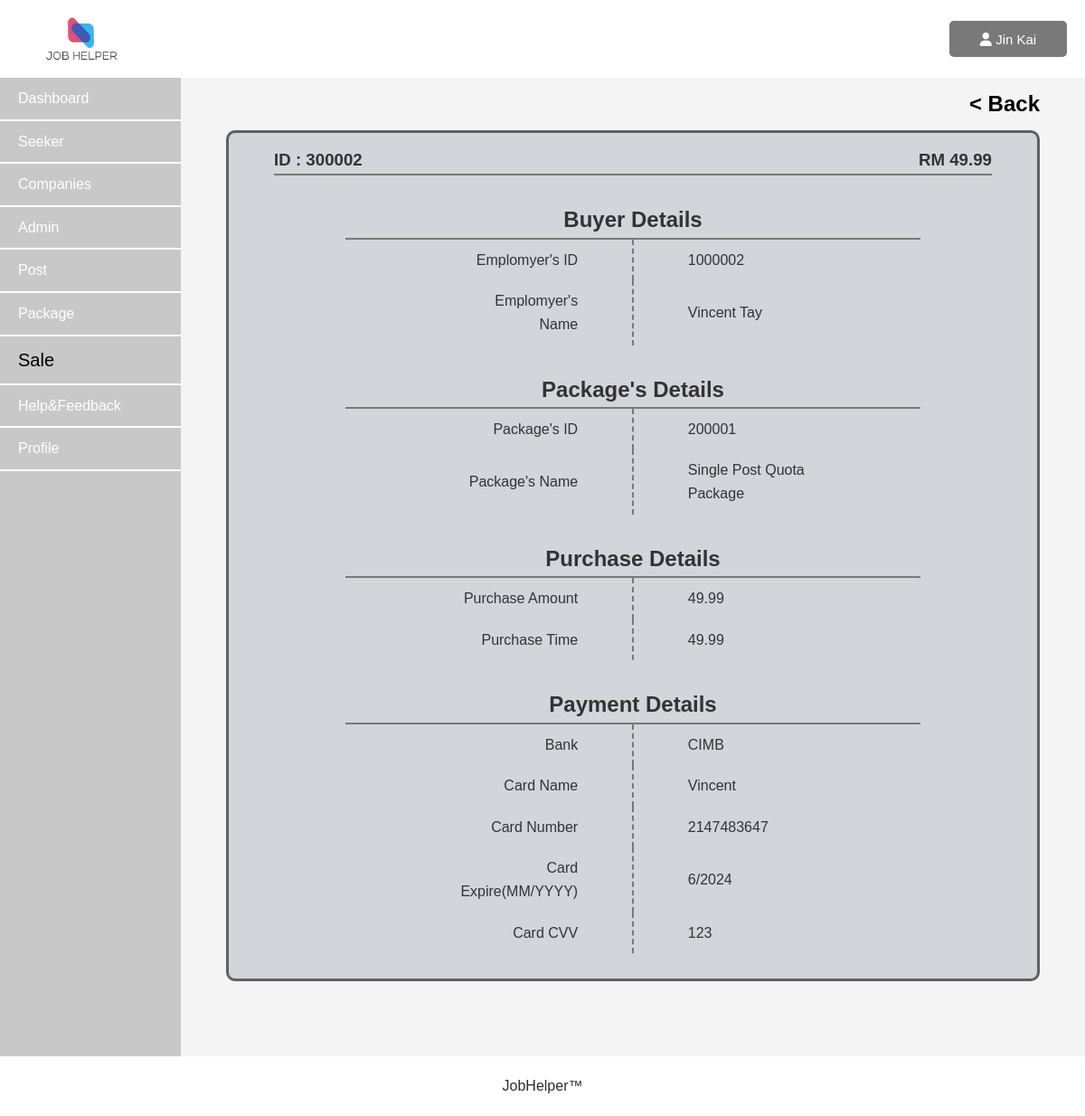
Page /Admin/Asaledetail.php?saleid=300002 (signed in) on the committed database.
### tables this page shows
CREATE TABLE `sale` 
   (
        `sale_id` int(11) PRIMARY KEY NOT NULL AUTO_INCREMENT,
        `purchase_amount` decimal(10,2) NOT NULL,
        `purchase_time` datetime NOT NULL DEFAULT current_timestamp(),
        `payment_status` varchar(10) NOT NULL,
        `employer_id` int(11) NOT NULL,
        `package_id` int(6) NOT NULL,
        `bank` varchar(100) DEFAULT NULL,
        `card_name` varchar(200) DEFAULT NULL,
        `card_number` int(11) DEFAULT NULL,
        `card_expire_year` int(11) DEFAULT NULL,
        `card_expire_month` int(11) DEFAULT NULL,
        `card_cvv` int(11) DEFAULT NULL
   );

CREATE TABLE employer (
        `id` INT NOT NULL PRIMARY KEY AUTO_INCREMENT,
        `employer_email` varchar(200) NOT NULL,
        `employer_name` varchar(500) NOT NULL,
        `password` varchar(500) NOT NULL,
        `balance` int NOT NULL
  );

CREATE TABLE package 
  (
        `package_id` int AUTO_INCREMENT PRIMARY KEY NOT NULL,
        `package_name` varchar(255) NOT NULL,
        `package_price` decimal(10, 2) NOT NULL,
        `package_description` TEXT,
        `package_post_quota` int(10) NOT NULL,
        `package_sale_status` tinyint(1) 
  );

### Admin/Asaledetail.php (the view, shortened to what this page needs)
<?php
    include("../Admin/Asession.php");
?>
<!DOCTYPE html>
<html lang="en">
<head>
    <link rel="stylesheet" href="Asaledetail.css">
    <link rel="stylesheet" href="https://cdnjs.cloudflare.com/ajax/libs/font-awesome/6.0.0-beta3/css/all.min.css">
</head>
<body>
    <header class="header">
        <img src="../general_image/jobhelper_logo.png" class="logo">
        <div>
            <button class="AdminAcc" onclick="displaybar()">
                <?php
                    $id = $_SESSION['id'];
                    $result = mysqli_query($connect,"SELECT * FROM admin where admin_id='$id'");
                    if($result)
                    {
                        $row = mysqli_fetch_assoc($result);
                        $fname = $row["admin_fname"];
                    }
                ?>
                <i class="fa-solid fa-user"></i><?php echo"   $fname"; ?>
            </button>
        </div>
    </header>
    <div class="container">
        <aside>
            <nav class="Menu">
                <ul>
                    <li><a href="Adashboard.php" >Dashboard</a></li>
                    <li><a href="Aseekermanagement.php">Seeker</a></li>
                    <li><a href="Acompanymanagement.php">Companies</a></li>
                    <li><a href="Aadminmanagement.php">Admin</a></li>
                    <li><a href="Apost.php">Post</a></li>
                    <li><a href="Apackage.php">Package</a></li>
                    <li><a href="Asale.php" id="now">Sale</a></li>
                    <li><a href="Ahelp.php">Help&Feedback</a></li>
                    <li><a href="Aprofile.php">Profile</a></li>
                </ul>
            </nav>
        </aside>
        <main>
            <a href="Asale.php" class="back"><h2>< Back</h2></a>
            <?php
                $id=$_REQUEST['saleid'];
                $result = mysqli_query($connect, "SELECT * FROM sale WHERE sale_id=$id;");
                $row = mysqli_fetch_assoc($result);
                if($row)
                {
                    $employer_id = $row["employer_id"];
                    $employer_result = mysqli_query($connect, "SELECT employer_name FROM employer WHERE id='$employer_id'");
                    $employer_row = mysqli_fetch_assoc($employer_result);
                    $employer_name = $employer_row['employer_name'];
                    $package_id = $row["package_id"];
                    $package_result = mysqli_query($connect, "SELECT package_name FROM package WHERE package_id='$package_id'");
                    $package_row = mysqli_fetch_assoc($package_result);
                    $package_name = $package_row['package_name'];
                    $sale_id = $row["sale_id"];
                    $purchase_amount = $row["purchase_amount"];
                    $bank = $row["bank"];
                    $card_name = $row["card_name"];
                    $card_number = $row["card_number"];
                    $card_expire_year = $row["card_expire_year"];
                    $card_expire_month = $row["card_expire_month"];
                    $card_cvv = $row["card_cvv"];
            ?>
                    <div class="Acontainer">
                        <div class="Aheader">
                            <div class="id">
                                <h3>ID : <?php echo $sale_id; ?></h3>
                            </div>
                            <div class="amount">
                                <h3>RM <?php echo $purchase_amount; ?></h3>
                            </div>
                        </div>
                        <div class="Bcontainer">
                            <div class="Ccontainer">
                                <table>
                                    <h2 class="title">Buyer Details</h2>
                                    <tbody>
                                        <tr>
                                            <td class="td1"></td>
                                            <td class="Atd">Emplomyer's ID</td>
                                            <td class="td2">
                                            <td class="td3">
                                            <td class="valuetd"><?php echo $employer_id; ?></td>
                                            <td class="td4"></td>
                                        </tr>
                                        <tr>
                                            <td class="td1"></td>
                                            <td class="Atd">Emplomyer's Name</td>
                                            <td class="td2">
                                            <td class="td3">
                                            <td class="valuetd"><?php echo $employer_name; ?></td>
                                            <td class="td4"></td>
                                        </tr>
                                    </tbody>
                                </table>
                            </div>
                            <div class="Ccontainer">
                                <table>
                                    <h2 class="title">Package's Details</h2>
                                    <tbody>
                                        <tr>
                                            <td class="td1"></td>
                                            <td class="Atd">Package's ID</td>
                                            <td class="td2">
                                            <td class="td3">
                                            <td class="valuetd"><?php echo $package_id; ?></td>
                                            <td class="td4"></td>
                                        </tr>
                                        <tr>
                                            <td class="td1"></td>
                                            <td class="Atd">Package's Name</td>
                                            <td class="td2">
                                            <td class="td3">
                                            <td class="valuetd"><?php echo $package_name; ?></td>
                                            <td class="td4"></td>
                                        </tr>
                                    </tbody>
                                </table>
                            </div>
                            <div class="Ccontainer">
                                <table>
                                    <h2 class="title">Purchase Details</h2>
                                    <tbody>
                                        <tr>
                                            <td class="td1"></td>
                                            <td class="Atd">Purchase Amount</td>
                                            <td class="td2">
                                            <td class="td3">
                                            <td class="valuetd"><?php echo $purchase_amount; ?></td>
                                            <td class="td4"></td>
                                        </tr>
                                        <tr>
                                            <td class="td1"></td>
                                            <td class="Atd">Purchase Time</td>
                                            <td class="td2">
                                            <td class="td3">
                                            <td class="valuetd"><?php echo $purchase_amount; ?></td>
                                            <td class="td4"></td>
                                        </tr>
                                    </tbody>
                                </table>
                            </div>
                            <div class="Ccontainer">
                                <table>
                                    <h2 class="title">Payment Details</h2>
                                    <tbody>
                                        <tr>
                                            <td class="td1"></td>
                                            <td class="Atd">Bank</td>
                                            <td class="td2">
                                            <td class="td3">
                                            <td class="valuetd"><?php echo $bank; ?></td>
                                            <td class="td4"></td>
                                        </tr>
                                        <tr>
                                            <td class="td1"></td>
                                            <td class="Atd">Card Name</td>
                                            <td class="td2">
                                            <td class="td3">
                                            <td class="valuetd"><?php echo $card_name; ?></td>
                                            <td class="td4"></td>
                                        </tr>
                                        <tr>
                                            <td class="td1"></td>
                                            <td class="Atd">Card Number</td>
                                            <td class="td2">
                                            <td class="td3">
                                            <td class="valuetd"><?php echo $card_number; ?></td>
                                            <td class="td4"></td>
                                        </tr>
                                        <tr>
                                            <td class="td1"></td>
                                            <td class="Atd">Card Expire(MM/YYYY)</td>
                                            <td class="td2">
                                            <td class="td3">
                                            <td class="valuetd"><?php echo $card_expire_month; ?>/<?php echo $card_expire_year; ?></td>
                                            <td class="td4"></td>
                                        </tr>
                                        <tr>
                                            <td class="td1"></td>
                                            <td class="Atd">Card CVV</td>
                                            <td class="td2">
                                            <td class="td3">
                                            <td class="valuetd"><?php echo $card_cvv; ?></td>
                                            <td class="td4"></td>
                                        </tr>
                                    </tbody>
                                </table>
                            </div>
                        </div>
                    </div>
            <?php
                }
            ?>
        </main>
    </div>
    <footer>
        <p>JobHelper&trade;</p>
    </footer>
</body>
</html>

### Admin/Asaledetail.css (style rules this page uses)
* { margin: 0; padding: 0; box-sizing: border-box; }
body { font-family: Arial, sans-serif; background-color: #f4f4f4; color: #333; line-height: 1.6; }
.header { display: flex; justify-content: space-between; align-items: center; background-color: White; color: #333; padding: 10px 20px; }
.logo { height: 50px; width: 80px; margin-left: 30px; margin-top: 8px; margin-bottom: 8px; }
.AdminAcc { color: white; background-color: #797979; padding: 10px; text-align: center; margin-left: 20px; cursor: pointer; border-radius: 5px; border: none; width: 130px; height: 40px; font-size: 15px; }
.container { display: flex; }
aside { width: 200px; background-color: rgb(200,200,200); color: #fff; }
aside nav ul { list-style-type: none; }
aside nav ul li { padding: 10px 20px; border: #fff; border-bottom: 2px solid ; }
aside nav ul li a#now { color: black; font-size: 20px; }
aside nav ul li a { color: #fff; text-decoration: none; }
main { flex: 1; height: 92vh; max-height: 92vh; overflow-y: auto; }
footer { background-color: white; color: #2e2d2d; padding: 20px; text-align: center; }
.back h2 { margin: 50px; margin-bottom: 10px; margin-top: 10px; color: black; }
.back { text-decoration: none; float: right; }
.Acontainer { border: #616161 solid 3px; width: 90%; height: 80vh; margin: auto; margin-top: 50px; background-color: #d4d4db; border-radius: 10px; overflow-y: auto; max-height: 80vh; }
.Aheader { display: flex; margin: 15px; justify-content: space-between; border-bottom: solid 2px #797979; margin-left: 50px; margin-right: 50px; background-color: #d4d4db; position: sticky; top: 0; }
.Bcontainer { width: 80%; margin: auto; border-radius: 5px; margin-bottom: 15px; margin-top: 10px; }
table { width: 80%; border-collapse: collapse; margin: auto; margin-bottom: 10px; }
td { padding: 10px; width: 40vh; }
.Atd { width: 30%; text-align: right; }
.td1 { width: 10%; }
.td2 { border-right: dashed #797979 2px; width: 10%; }
.td3 { width: 10%; }
.td4 { width: 5%; }
.valuetd { width: 35%; }
.Ccontainer { margin-top: 30px; margin-left: 40px; margin-right: 40px; }
.title { text-align: center; border-bottom: #797979 solid 2px; }

### rows in the picture
sale: sale_id "300002", purchase_amount "49.99", employer "1000002", package "200001", bank "CIMB", card_name "Vincent", card_number "2147483647", card_expire_month "6", card_expire_year "2024", card_cvv "123"
employer: employer_name "Vincent Tay"
package: package_name "Single Post Quota Package"

### other values in the picture
$fname "Jin Kai"
